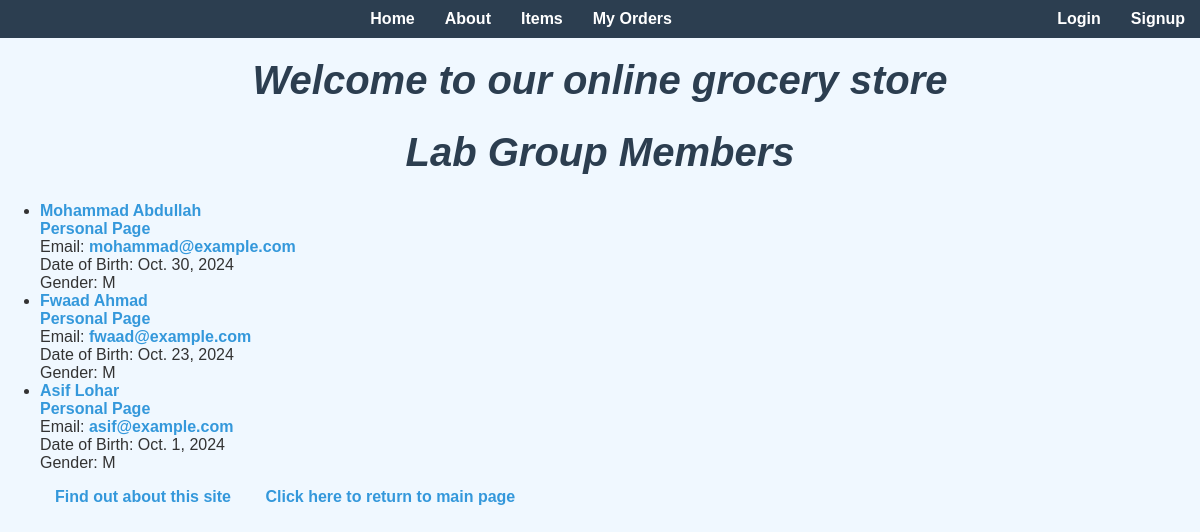
Screenshot of /lab-group/ with the database file from the repository.
### myapp/models.py (models this page shows, shortened)
class LabMember(models.Model):
    first_name = models.CharField(max_length=100)
    last_name = models.CharField(max_length=100)
    email = models.EmailField(max_length=254, null=True, blank=True)
    dob = models.DateField(null=True, blank=True)
    gender = models.CharField(
        max_length=1,
        choices=[
            ("M", "Male"),
            ("F", "Female"),
            ("O", "Other"),
        ],
        null=True,
        blank=True,
    )
    personal_page = models.URLField(max_length=200, blank=True)

### myapp/views.py (the view)
# urls.py: path("lab-group/", views.LabGroupView.as_view(), name="lab_group"),
class LabGroupView(ListView):
    model = LabMember
    template_name = "myapp/lab_group.html"
    context_object_name = "lab_members"
    ordering = ["-first_name"]

### myapp/templates/myapp/lab_group.html (shortened to what this page needs)
<!DOCTYPE html>
<html lang="en">
  <head>
  </head>
  <body>
    {% extends 'myapp/base.html' %}
    {% block body_block %}
    <h1>Lab Group Members</h1>
    <ul>
      {% for member in lab_members %}
      <li>
        <strong
          ><a href="{% url 'myapp:lab_member_detail' member.id %}"
            >{{ member.first_name }} {{ member.last_name }}</a
          ></strong
        ><br />
        <a href="{{ member.personal_page }}" target="_blank">Personal Page</a
        ><br />
        Email: <a href="mailto:{{ member.email }}">{{ member.email }}</a><br />
        Date of Birth: {{ member.dob }}<br />
        Gender: {{ member.gender }}
      </li>
      {% endfor %}
    </ul>
    {% endblock %}

### myapp/static/myapp/style.css (style rules this page uses)
body { background-color: #f0f8ff; color: #333; font-family: "Arial", sans-serif; font-size: 16px; margin: 0; padding: 0; }
h1 { color: #2c3e50; font-size: 2.5em; font-style: italic; text-align: center; margin-top: 20px; }
a { color: #3498db; text-decoration: none; font-weight: bold; }

### rows the page displays
LabMember: first_name "Mohammad", last_name "Abdullah", email "mohammad@example.com", dob "Oct. 30, 2024", gender "M"
LabMember: first_name "Fwaad", last_name "Ahmad", email "fwaad@example.com", dob "Oct. 23, 2024", gender "M"
LabMember: first_name "Asif", last_name "Lohar", email "asif@example.com", dob "Oct. 1, 2024", gender "M"
